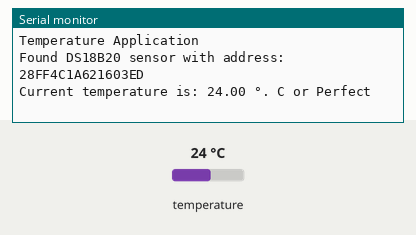
Bench run of a program on a simulated ESP8266 (Wemos D1 mini). Parts: the last lines printed to the serial monitor. Inputs (shaded band) come from the test bench; at power-on: temperature 24 °C.

Above: at 6.4 s.
6.5 s: temperature set to 12 °C
At 7.2 s:
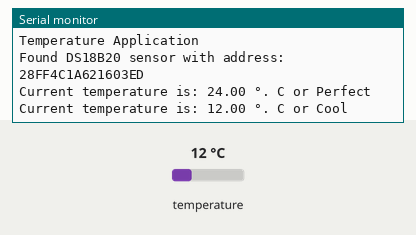
9.0 s: temperature set to 28 °C
At 9.7 s:
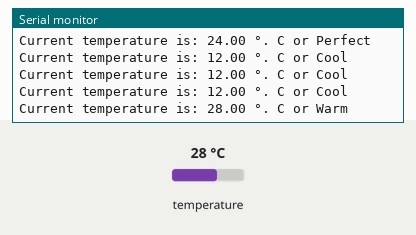
11.3 s: temperature set to 33 °C
At 12.0 s:
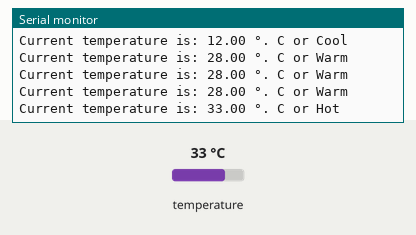
13.6 s: temperature set to 41 °C
At 14.1 s:
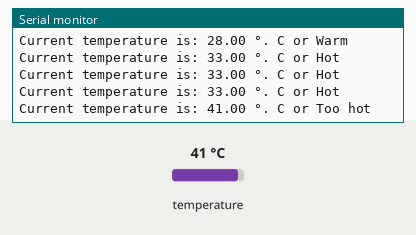
15.9 s: temperature set to 7 °C
At 16.6 s:
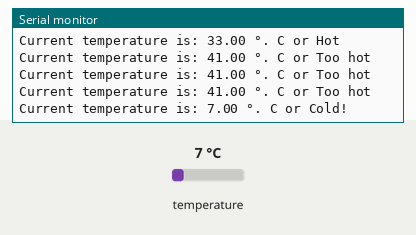

Measured:
- after the input at 6.5 s, the serial monitor: prints a new line after 0.32 s (image 1)
- after the input at 9.0 s, the serial monitor: prints a new line after 0.11 s (image 2)
- after the input at 11.3 s, the serial monitor: prints a new line after 0.11 s (image 3)
- after the input at 13.6 s, the serial monitor: prints a new line after 0.10 s (image 4)
- after the input at 15.9 s, the serial monitor: prints a new line after 0.09 s (image 5)

The program:

main.cpp
```cpp
/* Statement of Authorship COMP-10184-01: I Gustavo Jose Marcano, 000812644 certify
that this material is my original work. No other person's work has been used without
due acknowledgement. I have not made my work available to anyone else. */

// ******************************************************************
// Dallas Semiconductor DS18B20 Temperature Sensor Demo Program
// COMP-10184
// Mohawk College

// library for Arduino framework
#include <Arduino.h>
// 1-Wire sensor communication libary
#include <OneWire.h>
// DS18B20 sensor library
#include <DallasTemperature.h>

// Pin that the  DS18B20 is connected to
const int oneWireBus = D3;

// Setup a oneWire instance to communicate with any OneWire devices
OneWire oneWire(oneWireBus);

// Pass our oneWire reference to Dallas Temperature sensor
DallasTemperature DS18B20(&oneWire);
DeviceAddress device;

bool printSuccessFlag = true;
bool printErrorFlag = true;
int processDelay = 4500;

// Print function to print the device address
void printAddress(DeviceAddress deviceAddress)
{
  for (uint8_t i = 0; i < 8; i++)
  {
    Serial.print("");
    // zero pad the address if necessary
    if (deviceAddress[i] < 16)
      Serial.print("0");
    Serial.print(deviceAddress[i], HEX);
  }
  Serial.println("");
}

void setup()
{
  // configure the USB serial monitor
  Serial.begin(115200);

  // Start the DS18B20 sensor
  DS18B20.begin();

  delay(processDelay);
  DS18B20.requestTemperatures();
if (DS18B20.getTempCByIndex(0) != -127.00 )
  {
    Serial.println("\nTemperature Application");
    DS18B20.getAddress(device, 0); // Because is only one sensor, get zero index
    Serial.print("Found DS18B20 sensor with address: ");
    printAddress(device);
    printSuccessFlag = false;
    processDelay = 5000;
  }
}

void loop()
{
  String message = "";
  float fTemp;

  // ask DS18B20 for the current temperature
  DS18B20.requestTemperatures();

  // fetch the temperature.  We only have 1 sensor, so the index is 0.
  fTemp = DS18B20.getTempCByIndex(0);

  if (fTemp != -127.00 )
  {
    processDelay = 5000;

    if (fTemp < 10)
      message = "Cold!";
    else if (fTemp >= 10 && fTemp < 15)
      message = "Cool";
    else if (fTemp >= 15 && fTemp < 25)
      message = "Perfect";
    else if (fTemp >= 25 && fTemp < 30)
      message = "Warm";
    else if (fTemp >= 30 && fTemp < 35)
      message = "Hot";
    else if (fTemp >= 35)
      message = "Too hot";
    // print the temp to the USB serial monitor
    Serial.println("Current temperature is: " + String(fTemp) + " °. C or " + message);
  }
  else
  {
    processDelay = 4500;
    delay(processDelay);
    if (printErrorFlag)
    {
      Serial.println("Temperature Application");
      Serial.println("No DS18B20 sensors are installed");
      printErrorFlag = false;
      return;
    }
  }
}
```
